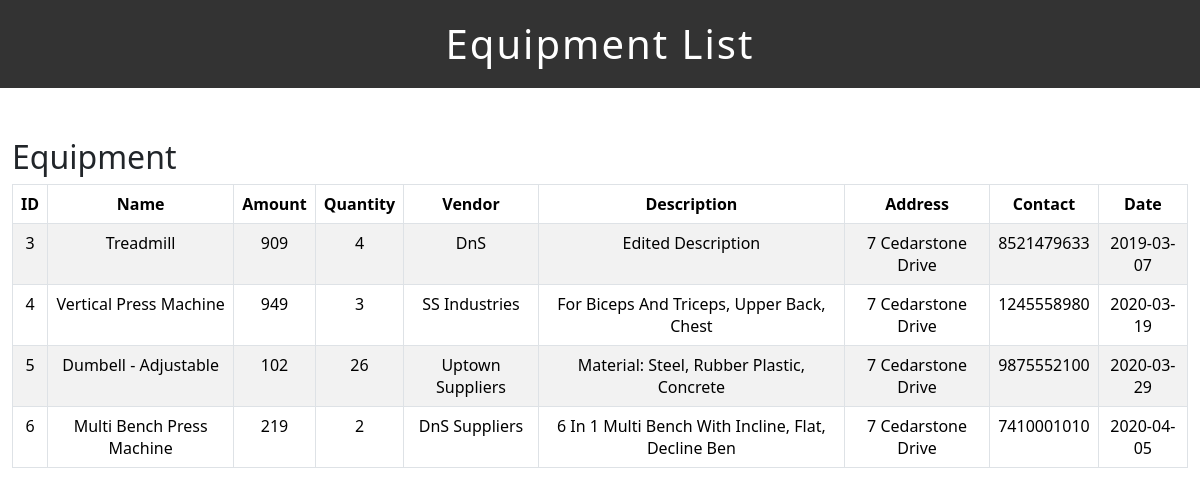
The page /crudapp/mihir/equipments/index.php on the database its author committed.
### tables this page shows
CREATE TABLE `equipment` (
  `id` int(11) NOT NULL,
  `name` varchar(30) NOT NULL,
  `amount` int(100) NOT NULL,
  `quantity` int(100) NOT NULL,
  `vendor` varchar(50) NOT NULL,
  `description` varchar(50) NOT NULL,
  `address` varchar(20) NOT NULL,
  `contact` varchar(10) NOT NULL,
  `date` date NOT NULL
);

### crudapp/mihir/equipments/index.php (the view, shortened to what this page needs)
<div class="scroll-bg">
    <div>
        <div class="scroll-object">
            <?php include("header.php");?>
            <?php include("dbcon.php");?>
                <div class="box-1">
                <h2>Equipment</h2>
                </div>
                <table id="table-section" class="table table-hover table-bordered table-striped" style="text-align: center;">
                    <thead>
                        <tr>
                            <th>ID</th>
                            <th>Name</th>
                            <th>Amount</th>
                            <th>Quantity</th>
                            <th>Vendor</th>
                            <th>Description</th>
                            <th>Address</th>
                            <th>Contact</th>
                            <th>Date</th>
                        </tr>
                    </thead>
                    <tbody>
                        <?php
                        $query = "SELECT * FROM `equipment`";
                        $result = mysqli_query($connection, $query);
                        if(!$result){
                            die("query failed".mysqli_error($connection));
                        }
                        else{
                            while($row = mysqli_fetch_assoc($result)){
                            ?>
                                <tr>
                                    <td><?php echo $row['id']?></td>
                                    <td><?php echo $row['name']?></td>
                                    <td><?php echo $row['amount']?></td>
                                    <td><?php echo $row['quantity']?></td>
                                    <td><?php echo $row['vendor']?></td>
                                    <td><?php echo $row['description']?></td>
                                    <td><?php echo $row['address']?></td>
                                    <td><?php echo $row['contact']?></td>
                                    <td><?php echo $row['date']?></td>
                                </tr>
                            <?php
                            }
                        }
                        ?>
                    </tbody>
                </table>
            <?php include("footer.php"); ?>
        </div>
    </div>
</div>

### crudapp/mihir/equipments/style.css (style rules this page uses)
.box-1 h2 { float: left; }

### rows shown on the page
equipment: id "3", name "Treadmill", amount "909", quantity "4", vendor "DnS", description "Edited Description", address "7 Cedarstone Drive", contact "8521479633", date "2019-03-07"
equipment: id "4", name "Vertical Press Machine", amount "949", quantity "3", vendor "SS Industries", description "For Biceps And Triceps, Upper Back, Chest", address "7 Cedarstone Drive", contact "1245558980", date "2020-03-19"
equipment: id "5", name "Dumbell - Adjustable", amount "102", quantity "26", vendor "Uptown Suppliers", description "Material: Steel, Rubber Plastic, Concrete", address "7 Cedarstone Drive", contact "9875552100", date "2020-03-29"
equipment: id "6", name "Multi Bench Press Machine", amount "219", quantity "2", vendor "DnS Suppliers", description "6 In 1 Multi Bench With Incline, Flat, Decline Ben", address "7 Cedarstone Drive", contact "7410001010", date "2020-04-05"
